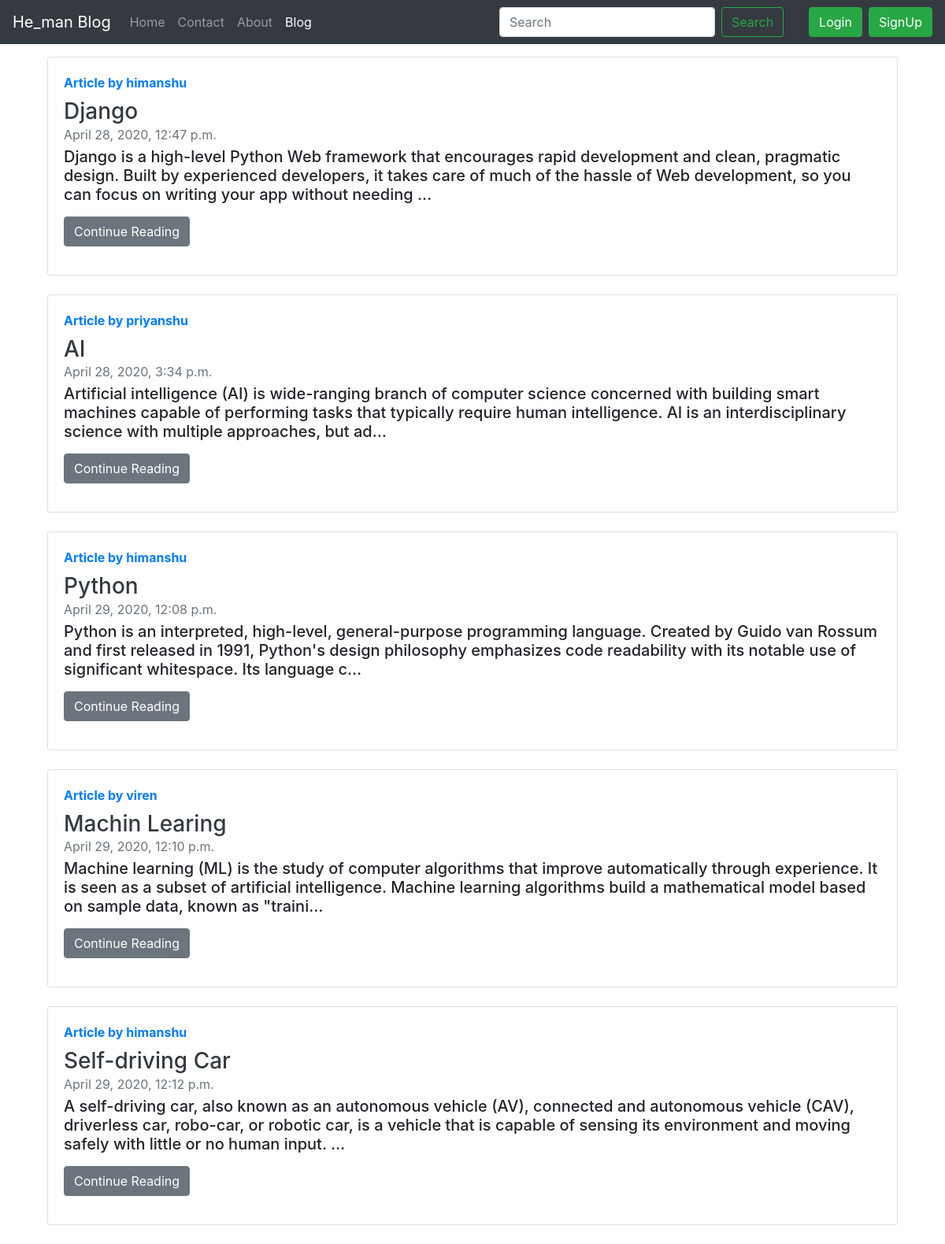
Screenshot of /blog/ with the database file from the repository.
### blog/models.py (models this page shows, shortened)
class Post(models.Model):
    sno = models.AutoField(primary_key=True)
    title = models.CharField(max_length=100)
    content = models.TextField()
    author = models.CharField(max_length=20)
    slug = models.CharField(max_length=130)
    timeStamp = models.DateTimeField(blank=True)

### blog/views.py (the view)
# urls.py: path('', views.blogHome, name='blogHome'),
def blogHome(request):
	allPosts = Post.objects.all()
	mydict = {'allPosts':allPosts}
	return render(request, 'blog/blogHome.html', mydict)

### templates/blog/blogHome.html (shortened to what this page needs)
{% extends 'base.html' %}
{% block blogactive %}active{% endblock blogactive %}
{% block body %}
<div class='container'>
{% for post in allPosts %}
<div class="col-md-12 my-3">
          <div class="card flex-md-row mb-4 box-shadow h-md-250">
            <div class="card-body d-flex flex-column align-items-start">
            <strong class="d-inline-block mb-2 text-primary">Article by {{post.author}}</strong>
              <h3 class="mb-0">
                <a class="text-dark mb-2" href="#">{{post.title}}</a>
              </h3>
              <div class="mb-1 text-muted">{{post.timeStamp}}</div>
              <h5 class="card-text mb-auto">{{post.content | truncatechars:250}}</h5>
              <a type="button" href="/blog/{{post.slug}}" class="btn btn-secondary my-3">Continue Reading</a>
            </div>
          </div>
        </div>
    {% endfor %}
</div>
{% endblock body %}

### templates/base.html (shortened to what this page needs)
<!doctype html>
<html lang="en">
  <head>
    <link rel="stylesheet" href="https://maxcdn.bootstrapcdn.com/bootstrap/4.0.0/css/bootstrap.min.css">
  </head>
  <body>
    <nav class="navbar navbar-expand-lg navbar-dark bg-dark">
  <a class="navbar-brand" href="/">He_man Blog</a>
  <div class="collapse navbar-collapse" id="navbarTogglerDemo03">
    <ul class="navbar-nav mr-auto mt-2 mt-lg-0">
      <li class="nav-item {% block homeactive %}{% endblock homeactive %}">
        <a class="nav-link" href="/">Home <span class="sr-only">(current)</span></a>
      </li>
      <li class="nav-item {% block contactactive %}{% endblock contactactive %}">
        <a class="nav-link" href="/contact">Contact</a>
      </li>
      <li class="nav-item {% block aboutactive %}{% endblock aboutactive %}">
        <a class="nav-link" href="/about">About</a>
      </li>
      <li class="nav-item {% block blogactive %}{% endblock blogactive %}">
        <a class="nav-link" href="/blog">Blog</a>
      </li>
    </ul>
    <form method="get" action="/search" class="form-inline my-2 my-lg-0 mr-2">
      <input class="form-control mr-sm-2" type="search" placeholder="Search" aria-label="Search"  name="query" id="search">
      <button class="btn btn-outline-success my-2 my-sm-0 mr-3" type="submit">Search</button>
    </form>
  </div>
  {% if user.is_authenticated %}
  <div class="dropdown">
  <button class="btn btn-secondary dropdown-toggle" type="button" id="dropdownMenuButton" data-toggle="dropdown" aria-haspopup="true" aria-expanded="false">
    {{request.user}}
  </button>
  <div class="dropdown-menu" aria-labelledby="dropdownMenuButton">
    <a class="dropdown-item" href="/logout">Logout</a>
  </div>
</div>
  {% else %}
<button type="button" class="btn btn-success mx-2" data-toggle="modal" data-target="#loginModal">
  Login
</button>
<button type="button" class="btn btn-success" data-toggle="modal" data-target="#signUpModal">
  SignUp
</button>
{% endif %}
</nav>
{% block body %} {% endblock body %}
  </body>
</html>

### rows the page displays
Post: author "himanshu", title "Django", timeStamp "April 28, 2020, 12:47 p.m.", content "Django is a high-level Python Web framework that encourages rapid development and clean, pragmatic design. Built by experienced developers, it takes care of much of the hassle of Web development, so you can focus on writing your app without needing …"
Post: author "priyanshu", title "AI", timeStamp "April 28, 2020, 3:34 p.m.", content "Artificial intelligence (AI) is wide-ranging branch of computer science concerned with building smart machines capable of performing tasks that typically require human intelligence. AI is an interdisciplinary science with multiple approaches, but ad…"
Post: author "himanshu", title "Python", timeStamp "April 29, 2020, 12:08 p.m.", content "Python is an interpreted, high-level, general-purpose programming language. Created by Guido van Rossum and first released in 1991, Python's design philosophy emphasizes code readability with its notable use of significant whitespace. Its language c…"
Post: author "viren", title "Machin Learing", timeStamp "April 29, 2020, 12:10 p.m.", content "Machine learning (ML) is the study of computer algorithms that improve automatically through experience. It is seen as a subset of artificial intelligence. Machine learning algorithms build a mathematical model based on sample data, known as \"traini…"
Post: author "himanshu", title "Self-driving Car", timeStamp "April 29, 2020, 12:12 p.m.", content "A self-driving car, also known as an autonomous vehicle (AV), connected and autonomous vehicle (CAV), driverless car, robo-car, or robotic car, is a vehicle that is capable of sensing its environment and moving safely with little or no human input. …"
